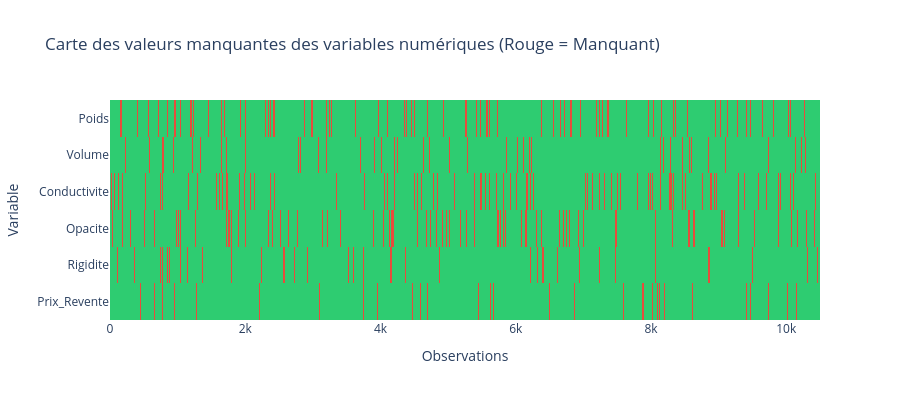

This figure's notebook cell:
### Code cell
missing_matrix = df[NUMERIC].isnull().astype(int)
fig_missing = px.imshow(
    missing_matrix.T,
    color_continuous_scale=["#2ecc71", "#e74c3c"],
    title="Carte des valeurs manquantes des variables numériques (Rouge = Manquant)",
    labels={"x": "Observations", "y": "Variable", "color": "Manquant"},
    aspect="auto",
    height=400
)
fig_missing.update_layout(coloraxis_showscale=False)
fig_missing.show()

### Figure 1 — Plotly figure (JSON) as saved in the notebook; plotly's stock layout.template omitted (floating-point values rounded to 4 significant figures; data arrays with more than 128 entries replaced by an {"elided": "..."} marker saying what was removed)
{"data": [{"coloraxis": "coloraxis", "hovertemplate": "Observations: %{x}<br>Variable: %{y}<br>Manquant: %{z}<extra></extra>", "name": "0", "type": "heatmap", "x": {"elided": "10500 int values"}, "xaxis": "x", "y": ["Poids", "Volume", "Conductivite", "Opacite", "Rigidite", "Prix_Revente"], "yaxis": "y", "z": {"elided": "6x10500 int values"}}], "layout": {"coloraxis": {"colorbar": {"title": {"text": "Manquant"}}, "colorscale": [[0, "#2ecc71"], [1, "#e74c3c"]], "showscale": false}, "height": 400, "title": {"text": "Carte des valeurs manquantes des variables numériques (Rouge = Manquant)"}, "xaxis": {"anchor": "y", "domain": [0, 1], "title": {"text": "Observations"}}, "yaxis": {"anchor": "x", "autorange": "reversed", "domain": [0, 1], "title": {"text": "Variable"}}}}
